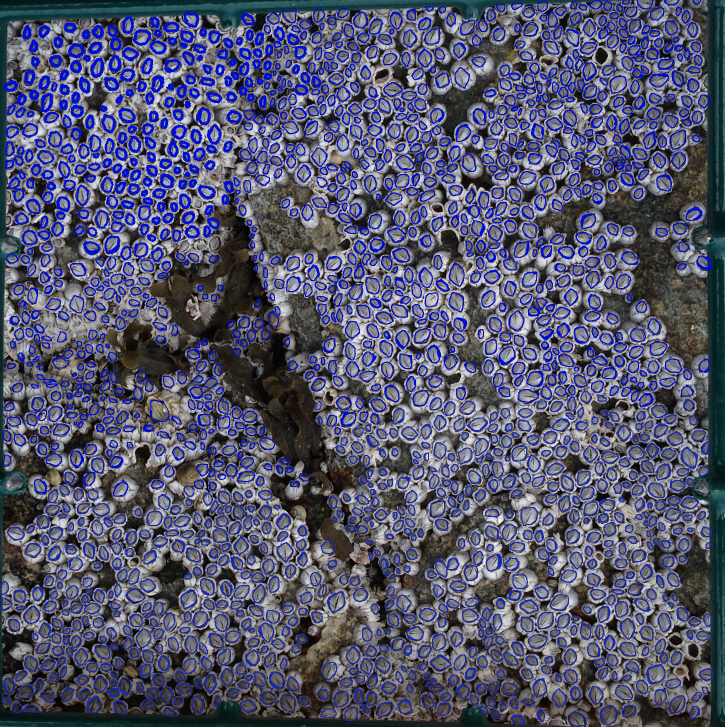
#> input picture masked_img1.png, 1449 x 1453 px (shown at 1/2 size)
$ jupyter execute --allow-errors data_challenge.ipynb
#> lines starting #> are read from the running program, lines starting #| are printed output that depends on the picture; after the words box and inside, x2 and y2 are one past the last pixel; in counts of white or black regions, pixels touching at a corner belong together
# Data Challenge: Counting the number of barnacles

## Introduction

National Park Service scientists are studying barnacle populations in East Coast tide pools. Currently, they analyze barnacle density by placing a fixed-size frame on rocks, taking photos, and manually counting the barnacles in each image - a slow and labor-intensive process, as some images contain over 1,000 barnacles. To streamline this, we propose to build a Computer Vision/Image Processing system to automate barnacle counting, using the provided sample images for development. In the next section, we provide a high-level workflow.

## Workflow

We can speed up the barnacle counting process using a suitable computer vision based counting system, which can automatically detect and count the barnacles in the images. Following are the high-level steps:

### Area of Interest
- We have been given only two (2) sample images, namely `img1.png` and `img2.png`, which are superimposed by a fixed size wire frame. The scientists only want to count the barnacles inside the inner square of this frame. We can extract the image within the inner square of this frame using a Python function using OpenCV library as follows:

[cell 1]
import cv2
import matplotlib.pyplot as plt

'''
imageFile is the original image files (eg: img1.png) that the scientists prepared. The arguments, topLeftX and topLeftY, correspond to the
pixel coordinates of the top-left of the inner square, and size is the side-length of the inner square. This function returns the image area
corresponding to the center inner square of the image. It's assumed that the values for topLeftX, topLeftY and size were obtained using a
pre-processing step.
'''
def extractCenterArea(imageFile, topLeftX, topLeftY, size):
    img = cv2.imread(imageFile)
    # Slice the image and return the area corresponding to the inner square
    return img[topLeftY : topLeftY + size, topLeftX : topLeftX + size]

### Image Pre-processing

- **Grayscale Conversion** We first convert the image (corresponding to the center square of the wire frame) to grayscale. This is an important step as we do not need the color information for detecting the barnacles.
- **Noise Reduction** Then we apply the Gaussian blur to reduce the noise. This step is crucial in the identification of barnacles as blurring helps to reduce the noise in the image and smooth the edges.

  The following function, `preProcessImage()` converts the area of interest into grayscale and then applies Gaussian blur to reduce the noise. I experimented with different kernels such as `medianBlur()`, `bilateralFilter()` from OpenCV and decided to use `GaussianBlur()` as it appears to give the most accurate results among the different blurring algorithms available in OpenCV.

[cell 2]
'''
We first convert the image (corresponding to the center square of the wire frame) to grayscale.
This is an important step as we do not need the color information for detecting the barnacles.
Then we apply the Gaussian blur to reduce the noise. This step is crucial in the identification
of barnacles as blurring helps to reduce the noise in the image and smooth the edges.
'''
def preProcessImage(image):
    # Convert to grayscale
    gray = cv2.cvtColor(image, cv2.COLOR_BGR2GRAY)
    # Reduce noise by appropriate blurring
    blur = cv2.GaussianBlur(gray, (7, 7), 0)
    return blur

### Barnacle Identification

- **Edge detection and identification of contours** We apply OpenCV's `canny()` algorithm to identify the edges of the barnacles and then use the `findContours()` api to reveal the contours.

[cell 3]
'''
We apply the Canny algorithm on the blurred image to detect the edges of the barnacles. Applying findContours() reveals
the contours of the barnacles, which allow us to obtain an approximate count of the barnacles in the image
'''
def revealEdgesAndContours(img, blur):
    # Edge detection
    canny = cv2.Canny(blur, 90, 255)
    # Find contours
    contours, _ = cv2.findContours(canny.copy(), cv2.RETR_EXTERNAL, cv2.CHAIN_APPROX_SIMPLE)
    # Draw contours on the original image (optional)
    # -1 draws all contours, (0,255,0) is green color, 2 is thickness
    cv2.drawContours(img, contours, -1, (0, 255, 0), 2)
    return contours

### The Main Program

The following example uses `img1.png` as the input image. For `img1.png`, using a pre-processing step (which is omitted here for brevity), I have already identified the coordinates of the top-left corner of the center square as `x = 1000` and `y = 500`. Also the side length of the center square is `size = 1436`. Hence the main program is as follows:

**Experiment 1** Count of barnacles in `img1.png`

[cell 4]
# Following are the coordinates of the top-left corner of the center square
x = 1100
y = 500
# Dimension of the center square
size = 1436

#> (the rest of this cell did not finish here and is left out)

blur = preProcessImage(centerImage)
contours = revealEdgesAndContours(centerImage, blur)

# Display the image with contours. Note that I've commented out this as cv2.imshow() does not directly display within Jupyter.
# cv2.imshow(str(len(contours)), centerImage)
# cv2.waitKey(0)
# cv2.destroyAllWindows()

print("Number of barnacles is ", len(contours))

# Display the image within Jupyter Notebook
plt.imshow(centerImage)
plt.axis('off') # Optional: Hides the axes
plt.show()

**Experiment 2** Count of barnacles in `img2.png`

The following code counts the number of barnacles in `img2.png`. Note that we use a pre-processing step to identify the coordinates of the top-left corner of the center square as `x=940` and `y=470`.

[cell 5]
# Following are the coordinates of the top-left corner of the center square
x = 940
y = 470
# Dimension of the center square
size = 1436

#> (the rest of this cell did not finish here and is left out)

blur = preProcessImage(centerImage)
contours = revealEdgesAndContours(centerImage, blur)

print("Number of barnacles is ", len(contours))

# Display the image within Jupyter Notebook
plt.imshow(centerImage)
plt.axis('off') # Optional: Hides the axes
plt.show()

**Experiment 3** Count of barnacles in `masked_img1.png`

The following code counts the number of barnacles in `masked_img1.png`. This is an exact copy of the center square region of `img1.png`, except that the contours of the barnacles are pronounced and stand out from the background. Therefore, if we run our code on this image, we should expect nearly the same number of barnacles as we found earlier for `img1.png`.

[cell 6]
# Following are the coordinates of the top-left corner of the center square
x = 0
y = 0
# Dimension of the center square
size = 1436

centerImage = extractCenterArea('masked_img1.png', x, y, size)
#> call 3 of extractCenterArea, with imageFile = 'masked_img1.png', topLeftX = 0, topLeftY = 0, size = 1436
#> in extractCenterArea, img is the input picture: shape (1453, 1449, 3); mean B, G, R 113, 88.2, 86.7
#> in extractCenterArea (call 3), `return img[topLeftY : topLeftY + size, topLeftX : topLeftX + size]`:
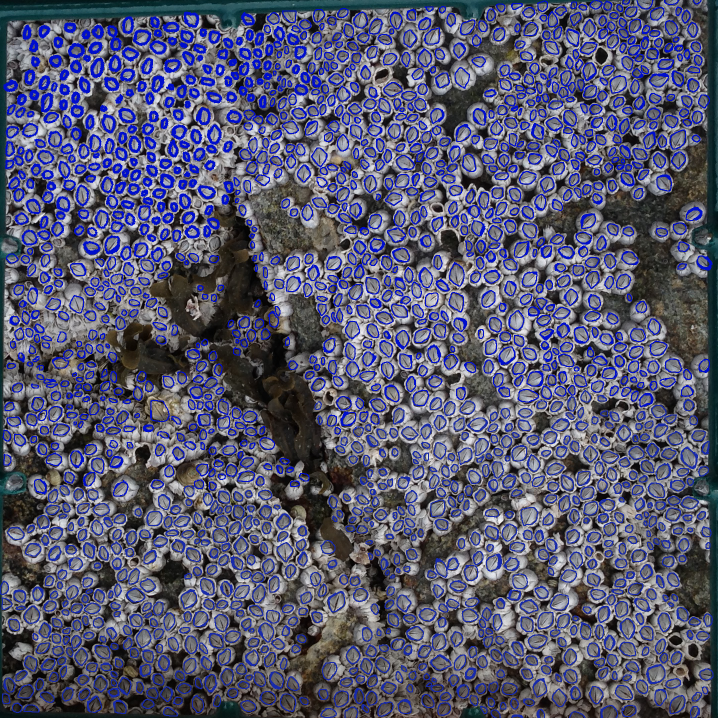
#> returned value: shape (1436, 1436, 3) (shown at 1/2 size); mean of channels 0, 1, 2 114.4, 89, 87.9; drawn as B, G, R
blur = preProcessImage(centerImage)
#> in preProcessImage, `gray = cv2.cvtColor(image, cv2.COLOR_BGR2GRAY)`:
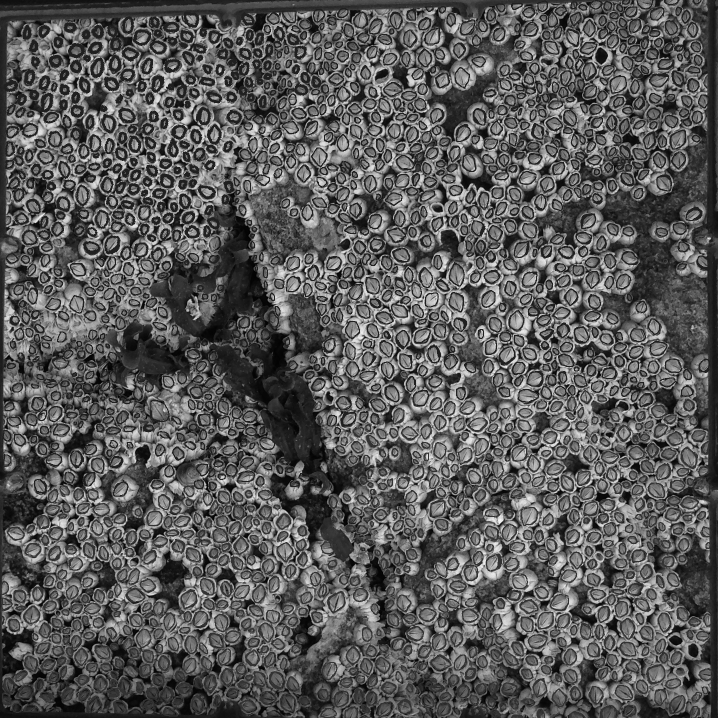
#> gray: shape (1436, 1436) (shown at 1/2 size); min 0, max 252, mean 91.6
contours = revealEdgesAndContours(centerImage, blur)
#> in revealEdgesAndContours, `canny = cv2.Canny(blur, 90, 255)`:
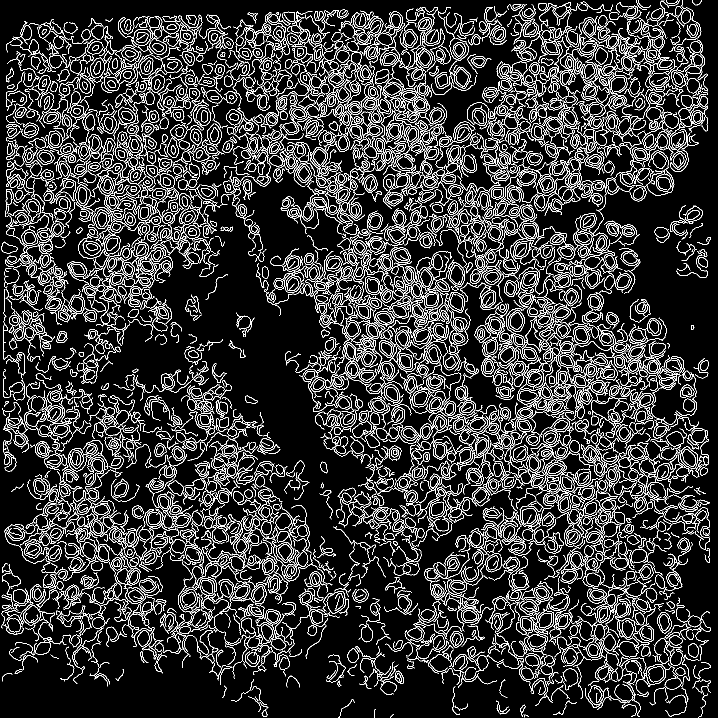
#> canny: shape (1436, 1436) (shown at 1/2 size); 13.6% white in thin lines or dots
#> in revealEdgesAndContours, `contours, _ = cv2.findContours(canny.copy(), cv2.RETR_EXTERNAL, cv2.CH..`: contours = 3002 contours, 1446 with area under 20; largest, box (x1, y1, x2, y2) and area: (1150, 1206, 1231, 1316) 1890, (790, 647, 898, 729) 1747, (774, 412, 856, 493) 1552, (1093, 921, 1149, 984) 1497, (842, 296, 925, 376) 1416
#> in revealEdgesAndContours, `cv2.drawContours(img, contours, -1, (0, 255, 0), 2)`:
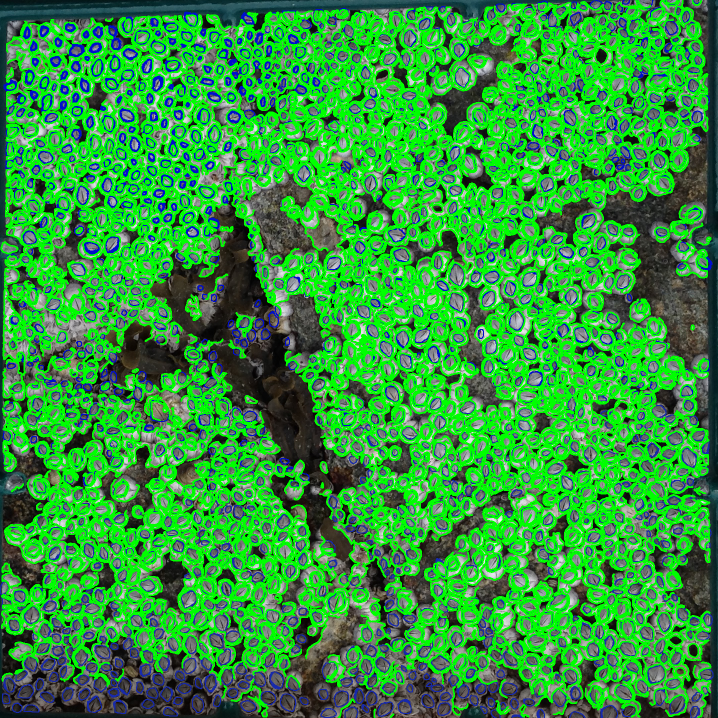
#> img: shape (1436, 1436, 3) (shown at 1/2 size); mean of channels 0, 1, 2 62, 151.3, 50.1; drawn as B, G, R

print("Number of barnacles is ", len(contours))
#| Number of barnacles is  3002

# Display the image within Jupyter Notebook
plt.imshow(centerImage)
plt.axis('off') # Optional: Hides the axes
plt.show()

**Analysis**: The output against `masked_img1.png` is 3002, which is 11.7% higher than what we obtained with the original image, `img1.png`, which was 2651. Therefore, our algorithm against the original unmaksed image undercounts the number of barnacles. This is expected as the manual annotation is expected to provide sharper edges and contours.

**Experiment 4** Count of barnacles in `masked_img2.png`

The following code counts the number of barnacles in `masked_img2.png`. This is an exact copy of the center square region of `img1.png`, except that the contours of the barnacles are pronounced and stand out from the background. Therefore, if we run our code on this image, we should expect nearly the same number of barnacles as we found earlier for `img2.png`.

[cell 7]
# Following are the coordinates of the top-left corner of the center square
x = 0
y = 0
# Dimension of the center square
size = 1436

#> (the rest of this cell did not finish here and is left out)

blur = preProcessImage(centerImage)
contours = revealEdgesAndContours(centerImage, blur)

print("Number of barnacles is ", len(contours))

# Display the image within Jupyter Notebook
plt.imshow(centerImage)
plt.axis('off') # Optional: Hides the axes
plt.show()

**Analysis**: The output against `masked_img2.png` is 1368, which is 7.5% lower than what we obtained with the original image, `img2.png`, which was 1479. Therefore, our algorithm against the original unmaksed image overcounts the number of barnacles. It's likely that the darker background of `img2.png` introduces noise in detecting the edges.

**Experiment 5** Count of barnacles in `unseen_img1.png`

[cell 8]
# Following are the coordinates of the top-left corner of the center square
x = 1000
y = 300
# Dimension of the center square
size = 1436

#> (the rest of this cell did not finish here and is left out)

**Experiment 6** Count of barnacles in `unseen_img2.png`

[cell 9]
# Following are the coordinates of the top-left corner of the center square
x = 0
y = 0
# Dimension of the center square
size = 1436

centerImage = extractCenterArea('unseen_img2.png', x, y, size)
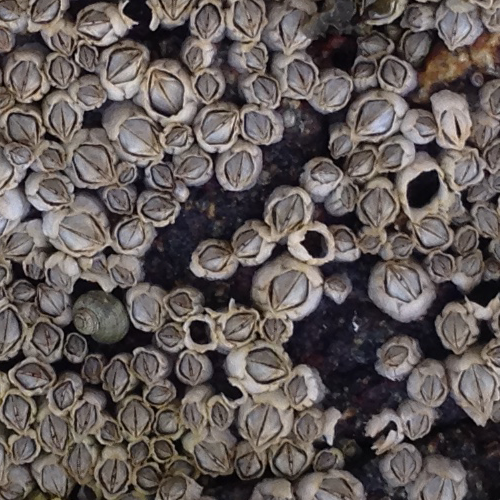
#> input picture unseen_img2.png, 500 x 500 px
#> in extractCenterArea, img is the input picture: shape (500, 500, 3); mean B, G, R 88.2, 90.2, 98.2
blur = preProcessImage(centerImage)
#> in preProcessImage (call 2), `gray = cv2.cvtColor(image, cv2.COLOR_BGR2GRAY)`:
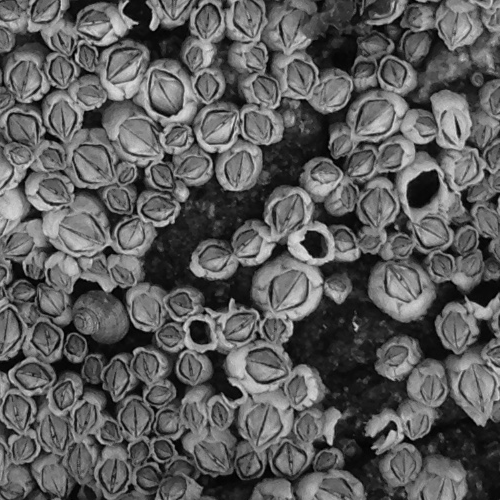
#> gray: shape (500, 500); min 0, max 223, mean 92.4
#> in preProcessImage (call 2), `blur = cv2.GaussianBlur(gray, (7, 7), 0)`:
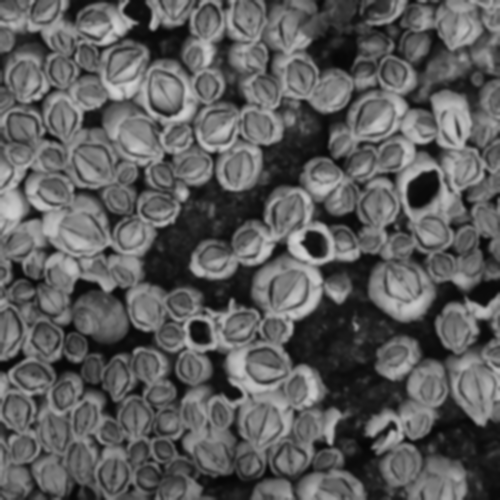
#> blur: shape (500, 500); min 6, max 211, mean 92.4
contours = revealEdgesAndContours(centerImage, blur)
#> in revealEdgesAndContours (call 2), `canny = cv2.Canny(blur, 90, 255)`:
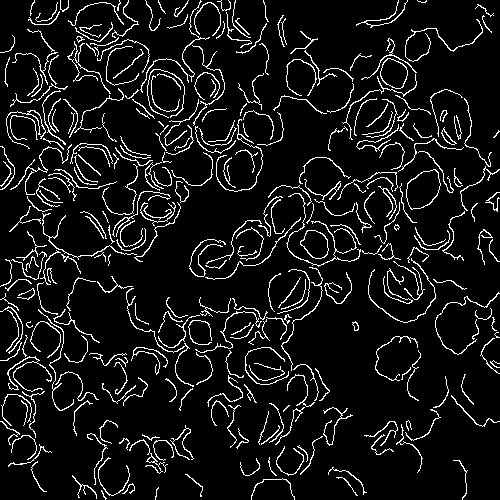
#> canny: shape (500, 500); 8.4% white in thin lines or dots
#> in revealEdgesAndContours (call 2), `contours, _ = cv2.findContours(canny.copy(), cv2.RETR_EXTERNAL, cv2.CH..`: contours = 312 contours, 223 with area under 20; largest, box (x1, y1, x2, y2) and area: (406, 169, 441, 210) 974, (380, 58, 408, 89) 602, (300, 230, 329, 259) 564, (441, 127, 457, 145) 82, (286, 193, 361, 267) 64
#> in revealEdgesAndContours (call 2), `cv2.drawContours(img, contours, -1, (0, 255, 0), 2)`:
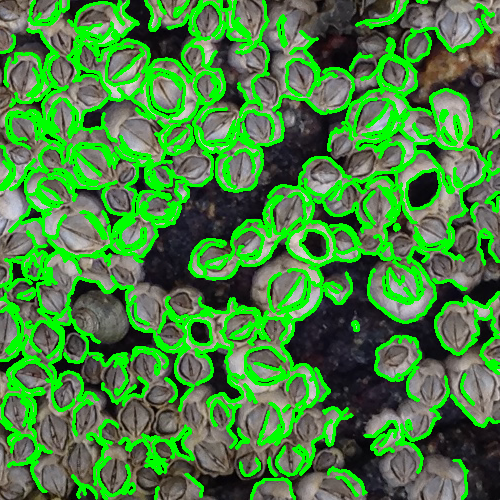
#> img: shape (500, 500, 3); mean B, G, R 63.2, 132.2, 70.1

print("Number of barnacles is ", len(contours))
#| Number of barnacles is  312

# Display the image within Jupyter Notebook
plt.imshow(centerImage)
plt.axis('off') # Optional: Hides the axes
plt.show()
